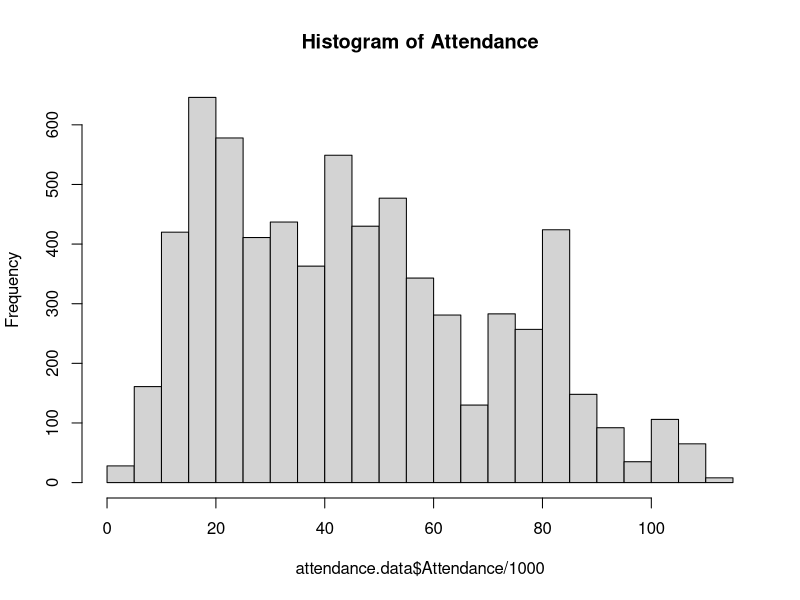
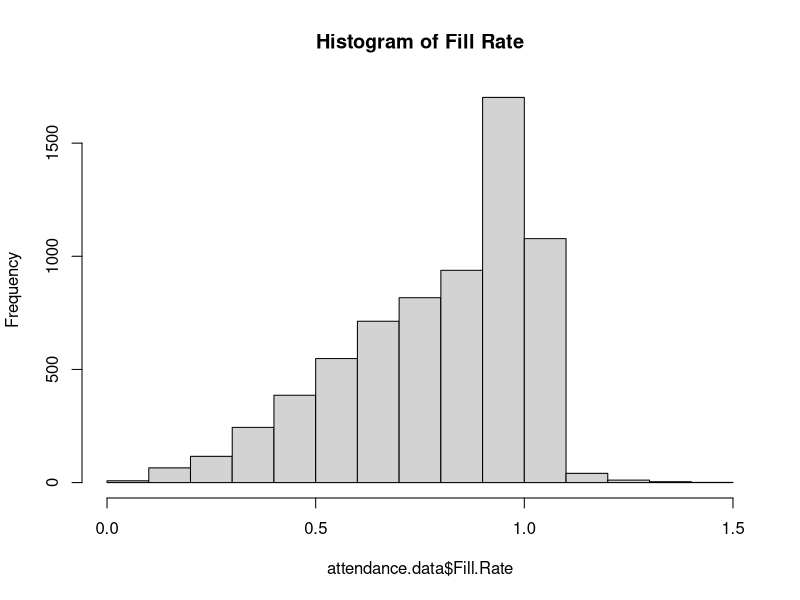
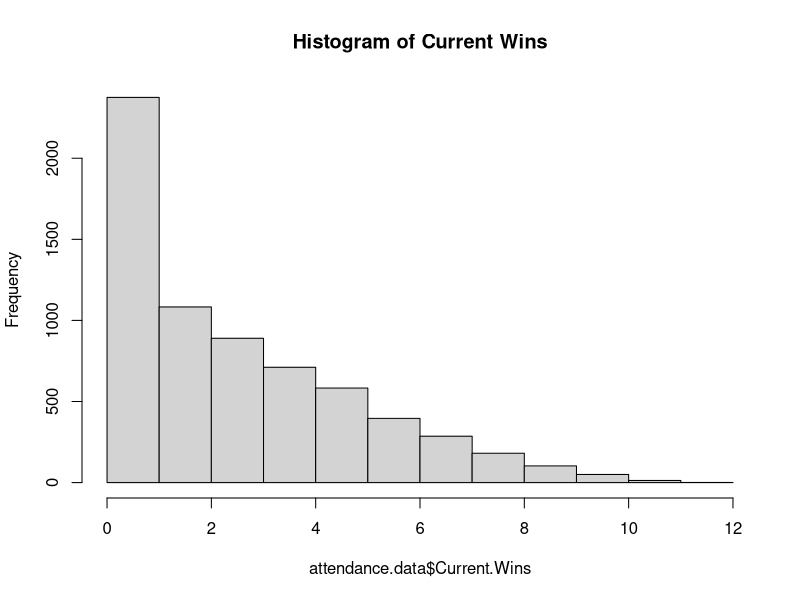
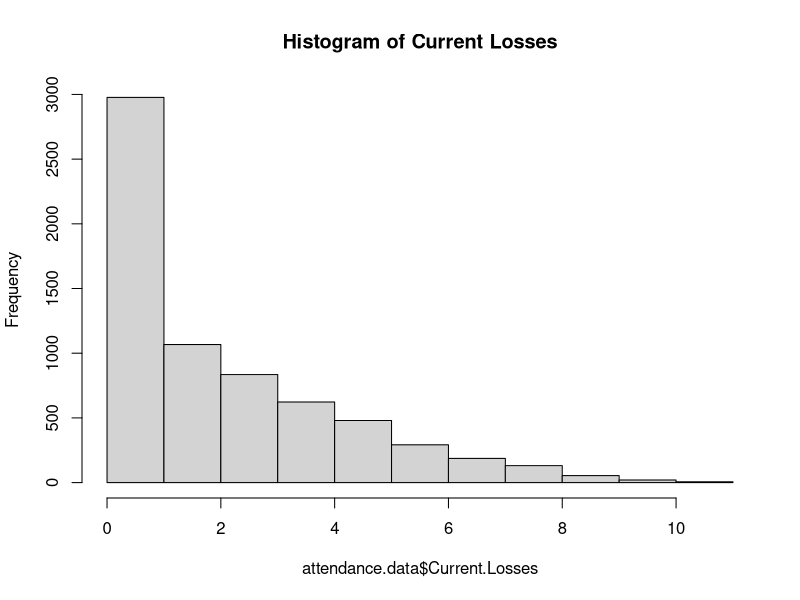
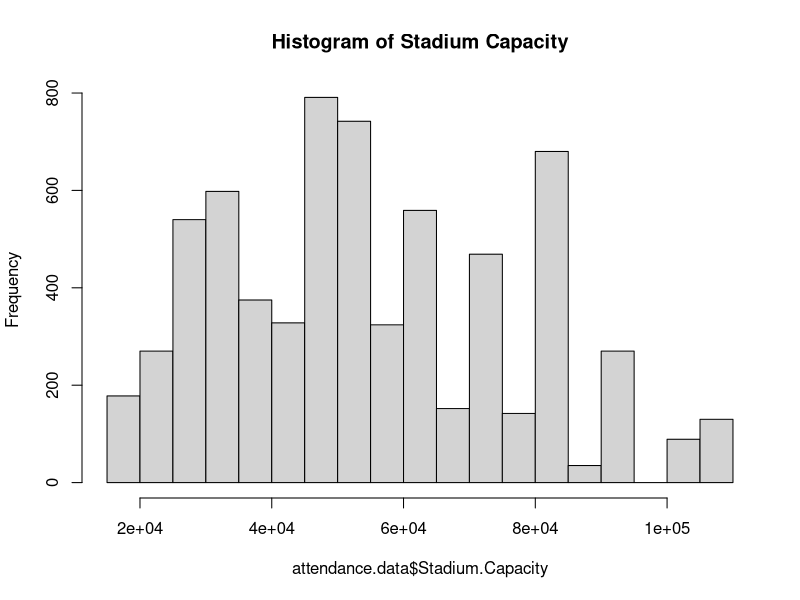
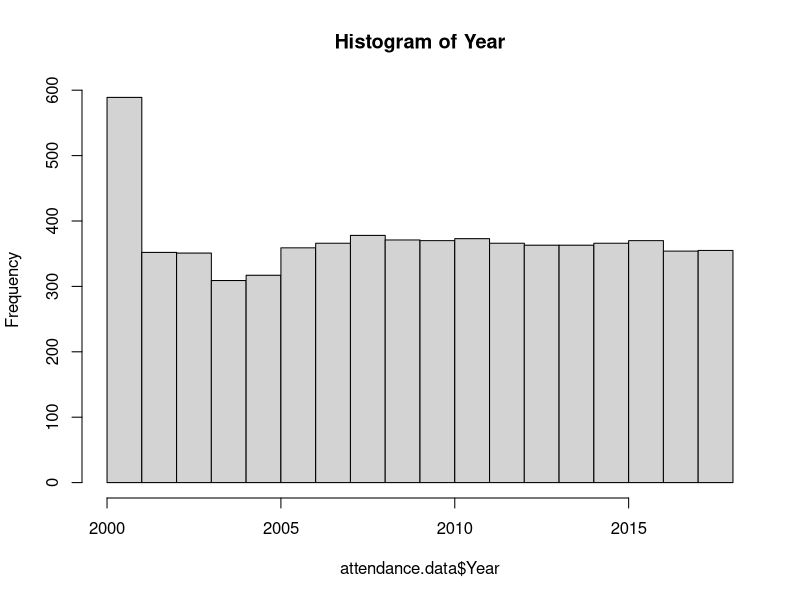
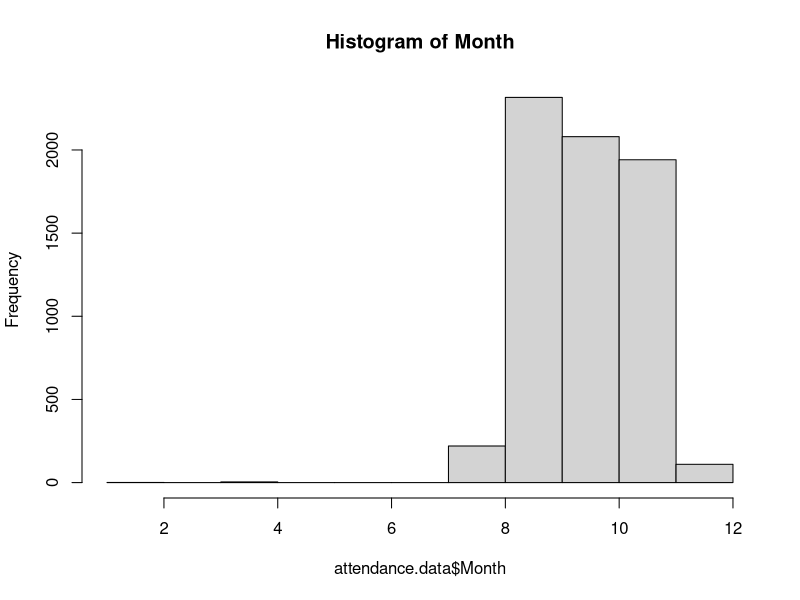
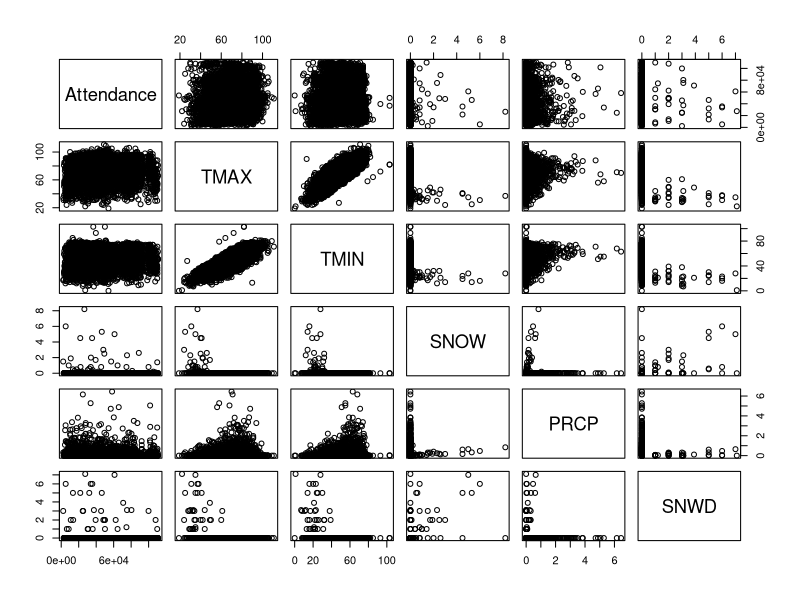

Here is the R script that generated these plots, in order:
## ---- chunk 1
# General set-up for the report.
# I find this useful, but you may improve upon, ignore, or remove
#  (possibly at your own peril).
# Tasks accomplished:
# Don't print out code
# Save results so that code blocks aren't re-run unless code
# changes (cache), _or_ a relevant earlier code block changed (autodep),
# don't clutter R output with messages or warnings (message, warning)
library(MASS)
library(knitr)
library(tidyverse)
library(dplyr)
library(ggthemes)
library(gridExtra)
opts_chunk$set(echo=FALSE,
               cache=TRUE, autodep=TRUE,
               message=FALSE, warning=FALSE)
# Turn off meaningless clutter in summary() output
options(show.signif.stars=FALSE)
## ---- chunk 2
attendance.data = read.csv("CFBeattendance.csv")
newtime = str_split(attendance.data$Time, ":")
## ---- chunk 3
hist(attendance.data$Attendance/1000, breaks = 24,
     main = "Histogram of Attendance")
hist(attendance.data$Fill.Rate, main = "Histogram of Fill Rate")
hist(attendance.data$Current.Wins, main = "Histogram of Current Wins")
hist(attendance.data$Current.Losses, main = "Histogram of Current Losses")
hist(attendance.data$Stadium.Capacity, main = "Histogram of Stadium Capacity")
hist(attendance.data$Year, main = "Histogram of Year")
hist(attendance.data$Month, main = "Histogram of Month")
## ---- chunk 4
attendance.data = attendance.data[-c(5436,5443,5450,5457),]
## ---- chunk 5
attendance.data[4424, 24] = 12
## ---- chunk 6
pairs(Attendance~TMAX+TMIN+SNOW+PRCP+SNWD, data=attendance.data)#weather
par(mfrow = c(1,2))
hist(attendance.data$Stadium.Capacity, main = "Histogram of Stadium Capacity")
hist(attendance.data$Fill.Rate, main = "Histogram of Fill Rate")
## ---- chunk 7

boxplot(Attendance/1000~Tailgating,data=attendance.data,
        main = "Attendance (Thousands) vs Tailgating")
boxplot(Attendance/1000~New.Coach,data=attendance.data,
        main = "Attendance (Thousands) vs New Coach")
boxplot(Attendance/1000~Current.Wins,data=attendance.data,
        main = "Attendance (Thousands) vs Wins")
boxplot(Attendance/1000~Current.Losses,data=attendance.data,
        main = "Attendance (Thousands) vs Losses")
boxplot(Attendance/1000~Year, notch=FALSE, varwidth=FALSE, data=attendance.data,
        main = "Attendance (Thousands) vs Year")
boxplot(Attendance/1000~Month,data=attendance.data,
        main = "Attendance (Thousands) vs Month")

boxplot(Fill.Rate~Tailgating,data=attendance.data,
        main = "Fill Rate vs Tailgating")
boxplot(Fill.Rate~New.Coach,data=attendance.data,
        main = "Fill Rate (Thousands) vs New Coach")
boxplot(Fill.Rate~Current.Wins,data=attendance.data,
        main = "Fill Rate vs Wins")
boxplot(Fill.Rate~Current.Losses,data=attendance.data,
        main = "Fill Rate vs Losses")
boxplot(Fill.Rate~Year, notch=FALSE, varwidth=FALSE, data=attendance.data,
        main = "Fill Rate vs Year")
boxplot(Fill.Rate~Month,data=attendance.data,
        main = "Fill Rate vs Month")
